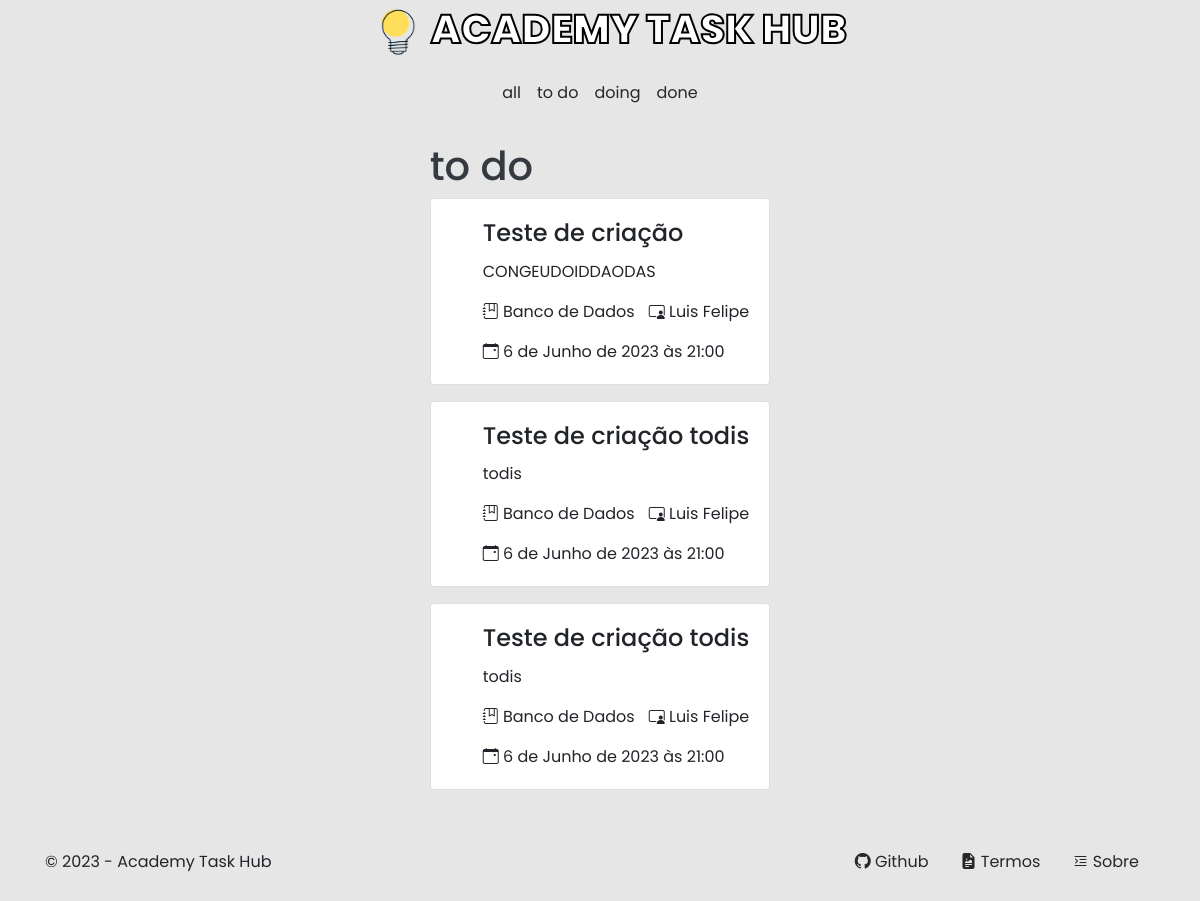
The app's page /to_do/, older data.
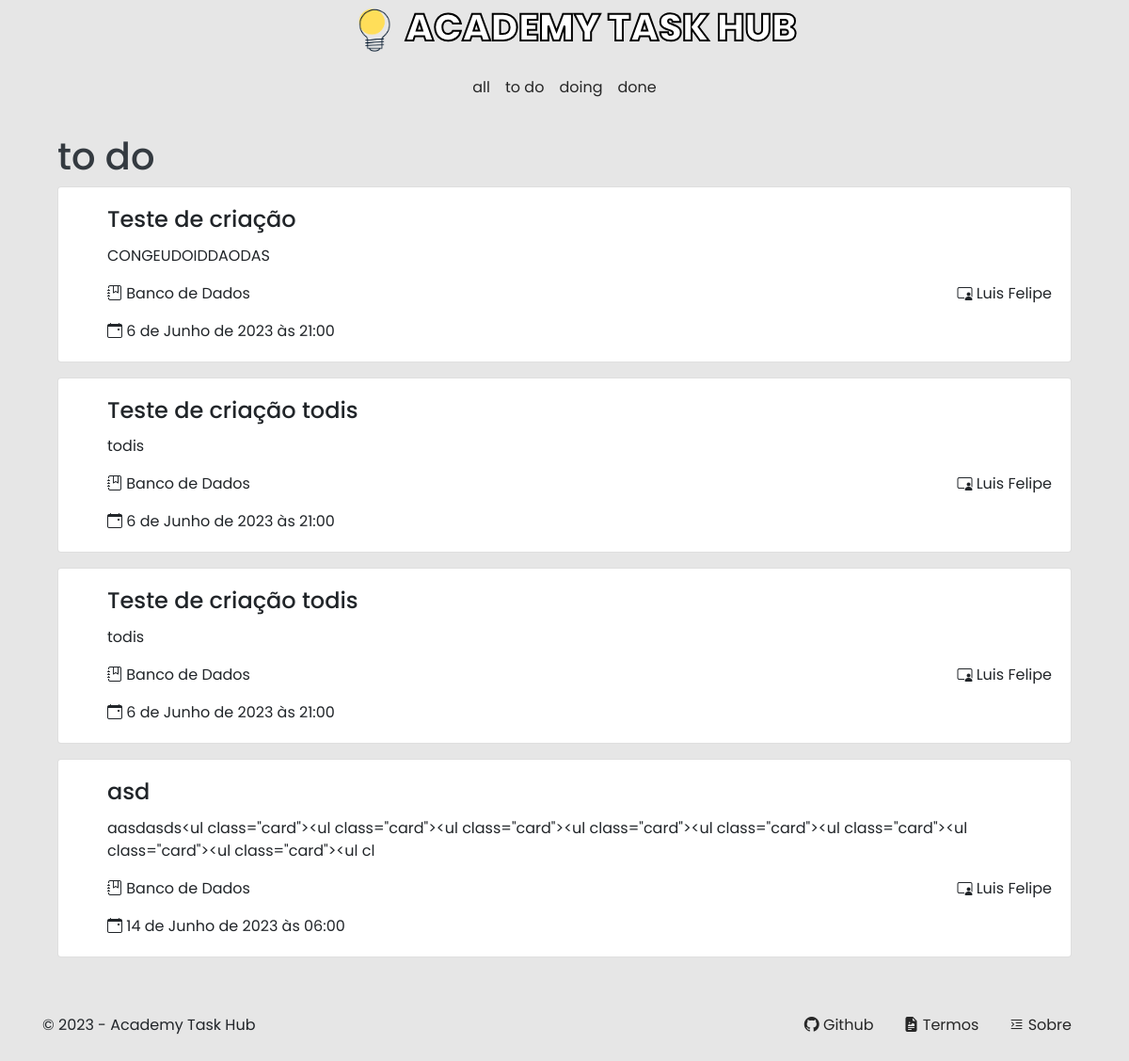
The same page, newer data.
### apps/client/models.py (models this page shows, shortened)
class ItemList(models.Model):
    STATUS = (
        ('TODO', 'To Do'),
        ('DOING', 'Doing'),
        ('DONE', 'Done'),
    )
    TYPE = (
        ('P', 'Pessoal'),
        ('A', 'Para todos')
    )
    author = models.ForeignKey(User, on_delete=models.CASCADE)
    title = models.CharField(max_length=50)
    content = models.CharField(max_length=150)
    created_date = models.DateTimeField(auto_now_add=True)
    updated_date = models.DateTimeField(auto_now=True)
    due_date = models.DateTimeField()
    discipline = models.ForeignKey(Discipline, on_delete=models.CASCADE, blank=True, null=True)
    teacher = models.ForeignKey(Teacher, models.CASCADE, blank=True, null=True)
    status = models.CharField(max_length=5, choices=STATUS)
    type = models.CharField(max_length=1, choices=TYPE)

class Discipline(models.Model):
    name = models.CharField(max_length=20)
    is_technical_area = models.BooleanField()
    def __str__ (self) -> str:
        return self.name

class Teacher(models.Model):
    name = models.CharField(max_length=20)
    def __str__ (self) -> str:
        return self.name

### apps/home/views.py (the view)
# urls.py: path('to_do/', views.to_do, name='to_do'),
def to_do(request):
    if request.method == 'GET':
        if request.user.is_authenticated:
            person = Person.objects.get(user=request.user)
            item_list_todo = person.item_list.filter(status='TODO').order_by('due_date')
            return render(request, 'pages/to_do.html', context={'item_list_todo': item_list_todo})
        item_list_todo = ItemList.objects.filter(type='A').filter(status='TODO').order_by('due_date')
        return render(request, 'pages/to_do.html', context={'item_list_todo': item_list_todo})

### apps/home/templates/pages/to_do.html
{% extends 'base.html' %}
{% load static %}
{% block body %}
<section class="container section text-white d-flex justify-content-center align-items-start">
    <main class="to-do p-3 d-flex justify-content-center flex-column text-dark">
        <h1>to do</h1>
        {% for item in item_list_todo %}
            {% include '../partials/card-item.html' %}
        {% empty %}
            <p>Nenhum item encontrado.</p>
        {% endfor %}
    </main>
</section>
{% endblock body %}

### apps/home/templates/partials/card-item.html
<ul class="card" style="min-width: 300px;">
    <li class="card-body">
        <h4 class="card-title">{{ item.title }}</h4>
        <p class="card-text">{{ item.content }}</p>
        <div class="more d-flex justify-content-between">
            <p><i class="bi bi-journal-bookmark"></i> {{ item.discipline }}</p>
            <p><i class="bi bi-person-video3"></i> {{ item.teacher }}</p>
        </div>
        <p class="card-text"><i class="bi bi-calendar-event"></i> {{ item.due_date }}</p>
    </li>
</ul>

Row changes from the older to the newer data that the page shows:
added ItemList: title "asd", content "aasdasds<ul class=\"card\"><ul class=\"card\"><ul class=\"card\"><ul class=\"card\"><ul class=\"card\"><ul class=\"card\"><ul class=\"card\"><ul class=\"card\"><ul cl", discipline "Banco de Dados", teacher "Luis Felipe", due_date "14 de Junho de 2023 às 06:00"
